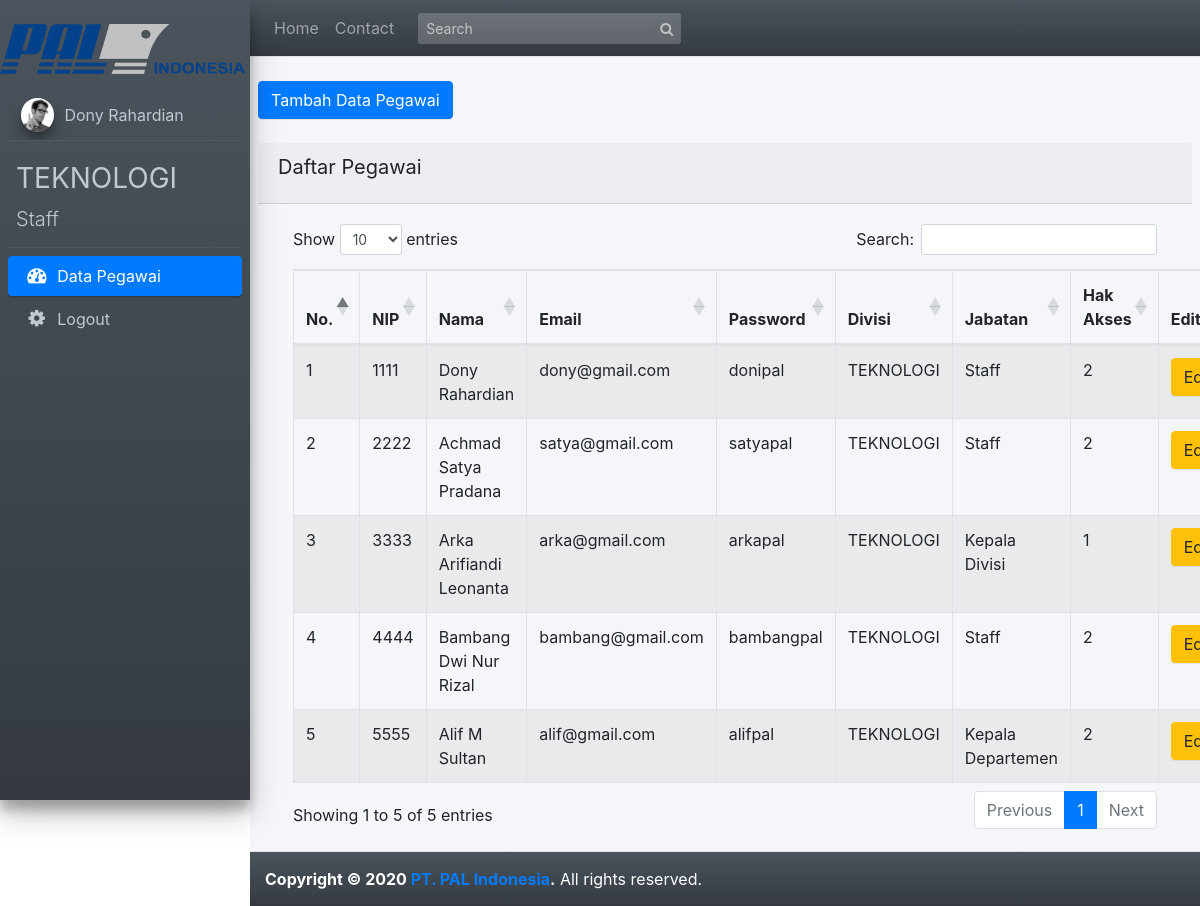
Before: /pages/admin/index.php?home (signed in) with the older database file.
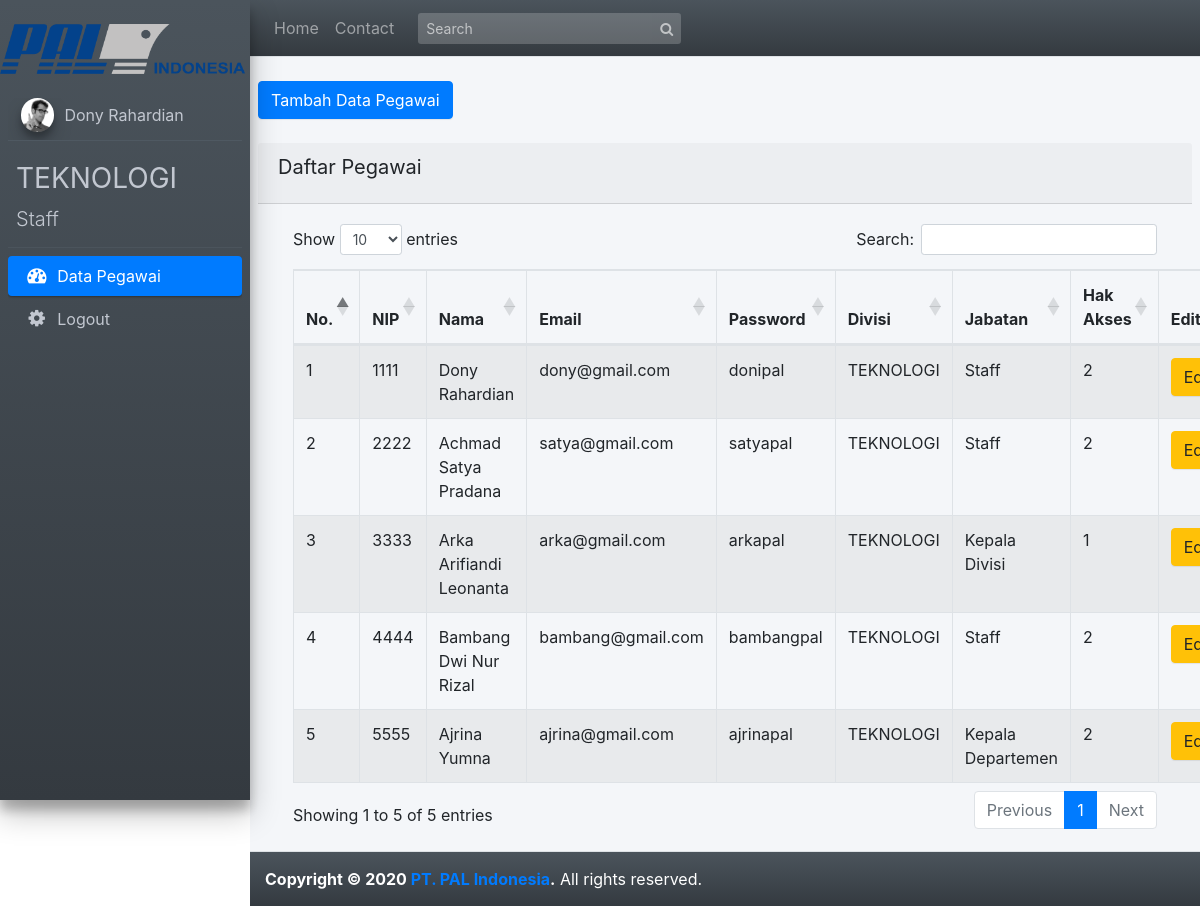
After: the same page with the newer database file.
### tables this page shows
CREATE TABLE `pegawai` (
  `nip` int(50) NOT NULL,
  `nama` varchar(50) NOT NULL,
  `email` varchar(50) NOT NULL,
  `password` varchar(50) NOT NULL,
  `divisi` varchar(50) NOT NULL,
  `jabatan` varchar(100) NOT NULL,
  `hak_akses` int(1) NOT NULL
);

### pages/admin/home.php (the view, shortened to what this page needs)
<!DOCTYPE html>
<html lang="en">
		<?php
    $no=1;
    $connect = mysqli_connect("localhost", "root", "", "magang_pal");
    $query = "SELECT * FROM  pegawai WHERE hak_akses!='0'";
    $result = mysqli_query($connect, $query);
?>
<head>
  <link rel="stylesheet" href="https://maxcdn.bootstrapcdn.com/font-awesome/4.4.0/css/font-awesome.min.css">
  <link rel="stylesheet" href="https://code.ionicframework.com/ionicons/2.0.1/css/ionicons.min.css">
  <link rel="stylesheet" href="../../plugins/datatables/dataTables.bootstrap4.min.css">
  <link rel="stylesheet" href="../../dist/css/adminlte.min.css">
  <link rel="stylesheet" href="https://cdnjs.cloudflare.com/ajax/libs/twitter-bootstrap/4.5.2/css/bootstrap.css">
  <link rel="stylesheet" href="https://cdn.datatables.net/1.10.23/css/dataTables.bootstrap4.min.css">
</head>
<body>
<br>
<button type="button" name="age" id="age" data-toggle="modal" data-target="#add_data_Modal" class="btn btn-primary">Tambah Data Pegawai</button>
<br><br>
<div class="panel panel-flat">
    <div class="card-header">
        <h3 class="card-title">Daftar Pegawai</h3>
    </div>
        <div class="card-body">
            <table id="tabel_pegawai" class="table table-striped table-bordered" style="width:100%">
                    <thead>
                        <tr>
                            <th >No.</th>
                            <th >NIP</th>
                            <th >Nama</th>
                            <th >Email</th>
                            <th >Password</th>
                            <th >Divisi</th>
                            <th >Jabatan</th>
                            <th >Hak Akses</th>
                            <th>Edit</th>
                        </tr>
                    </thead>
                    <tbody>
                            <?php
                            while($row = mysqli_fetch_array($result))
                            {
                            ?>
                        <tr>
                            <td><?php echo $no ?></td>
                            <td><?php echo $row['nip'] ?></td>
                            <td><?php echo $row['nama'] ?></td>
                            <td><?php echo $row['email'] ?></td>
                            <td><?php echo $row['password'] ?></td>
                            <td><?php echo $row['divisi'] ?></td>
                            <td><?php echo $row['jabatan'] ?></td>
                            <td><?php echo $row['hak_akses'] ?></td>
                            <td><input type="button" name="edit" value="Edit" id="<?php echo $row["nip"]; ?>" class="btn btn-warning btn-xs edit_data" /></td>
                        </tr>
                            <?php $no++;
                                }
                            ?>
                    </tbody>
            </table>
        </div>
    </div>
</div>
</body>
</html>

Changed rows visible on the page:
changed pegawai "Kepala Departemen": nama "Alif M Sultan" → "Ajrina Yumna"; email "alif@gmail.com" → "ajrina@gmail.com"; password "alifpal" → "ajrinapal"
